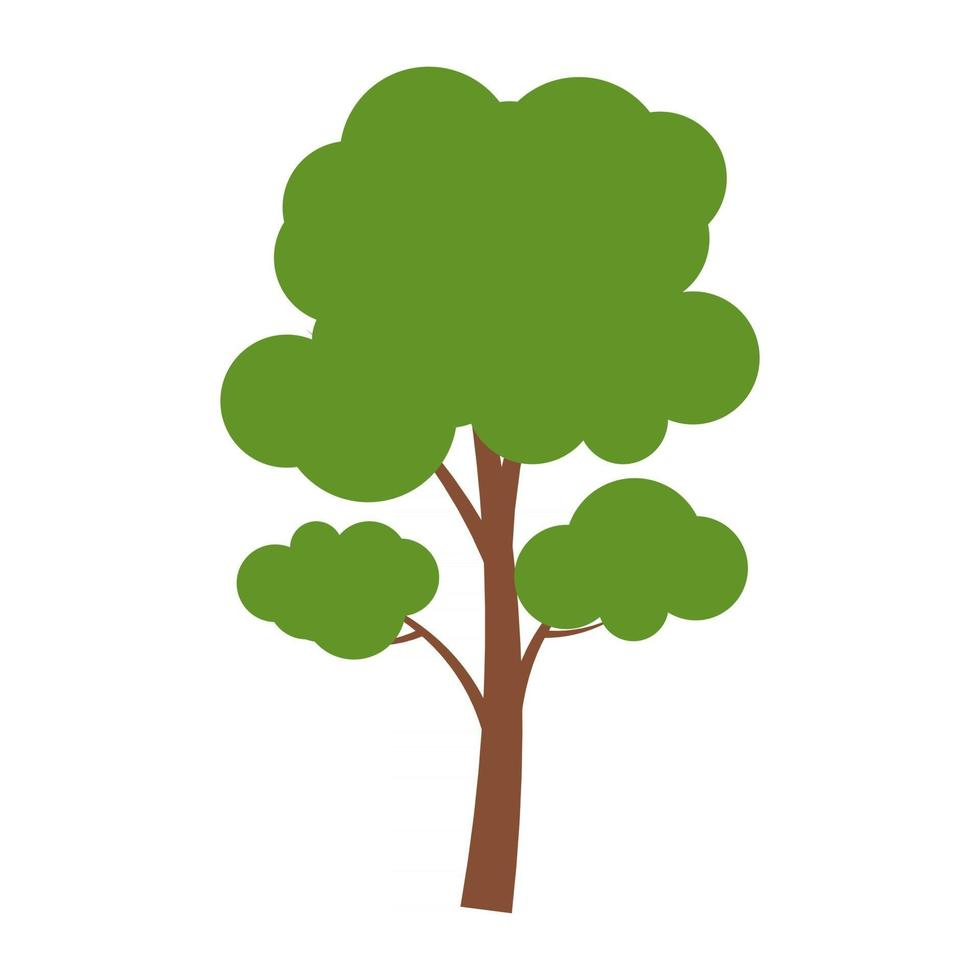
#> input picture sample_image/input.jpg, 980 x 980 px
$ jupyter execute ImageSegmentation_Assignment2.ipynb
#> lines starting #> are read from the running program, lines starting #| are printed output that depends on the picture; after the words box and inside, x2 and y2 are one past the last pixel; in counts of white or black regions, pixels touching at a corner belong together
# EC7212 – Computer Vision and Image Processing

## Assignment 2 – Image Segmentation Tasks in Python

- Reg. No: EG/2020/4047
- Name: LELWALA LGSR

### Import Libraries

[cell 1]
# Import necessary libraries
import numpy as np
import cv2
import matplotlib.pyplot as plt
from pathlib import Path

# Setup result directory
Path("./results").mkdir(exist_ok=True)

### Task 1 – Generate Image, Add Noise, and Apply Otsu's Thresholding

[cell 2]
# Generate a simple grayscale image with 2 objects and a background

def generate_image(width, height):
#> called with width = 300, height = 300
    image = np.ones((height, width), dtype=np.uint8) * 255  # White background

    # Draw gray square
    square_size = width // 2
    square_y = (height - square_size) // 2
    image[square_y:square_y+square_size, :square_size] = 128  # Gray

    # Draw black circle
    circle_radius = width // 5
    circle_center = (width - circle_radius, height // 2)
    cv2.circle(image, circle_center, circle_radius, 0, -1)  # Black
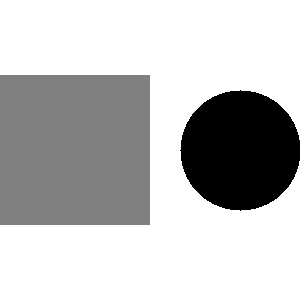
#> image: shape (300, 300); min 0, max 255, mean 191.3

    return image

# Add Gaussian noise to image
def add_gaussian_noise(image, mean=0, stddev=50):
    noise = np.random.normal(mean, stddev, image.shape).astype(np.float32)
    noisy_image = image.astype(np.float32) + noise
    return np.clip(noisy_image, 0, 255).astype(np.uint8)

# Generate the original and noisy images
original_img = generate_image(300, 300)
noisy_img = add_gaussian_noise(original_img)

# Apply Otsu's thresholding
_, otsu_img = cv2.threshold(noisy_img, 0, 255, cv2.THRESH_BINARY + cv2.THRESH_OTSU)
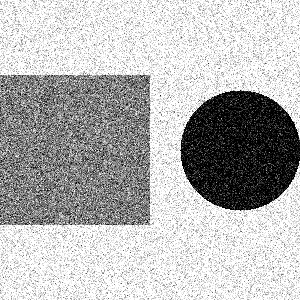
#> noisy_img: shape (300, 300); min 0, max 255, mean 181

# Display and save results
titles = ['Original Image', 'Noisy Image', "Otsu's Thresholding"]
images = [original_img, noisy_img, otsu_img]

plt.figure(figsize=(12, 4))
for i in range(3):
    plt.subplot(1, 3, i+1)
    plt.imshow(images[i], cmap='gray')
    plt.title(titles[i])
    plt.axis('off')
    cv2.imwrite(f"./results/task1_{titles[i].replace(' ', '_').lower()}.png", images[i])

plt.tight_layout()
plt.show()
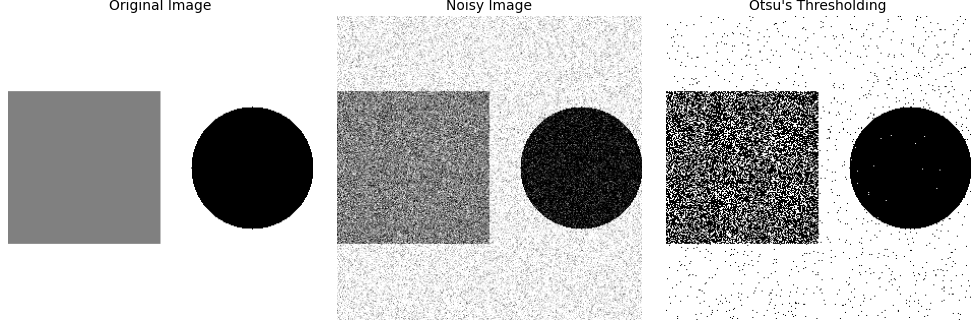
#> figure drawn by matplotlib, 3 panels

### Task 2 – Region Growing Segmentation

[cell 3]
# Region growing algorithm implementation
def region_growing(image, seeds, threshold):
    mask = np.zeros_like(image, dtype=np.uint8)
    height, width = image.shape
    queue = seeds.copy()

    while queue:
        x, y = queue.pop(0)
        current_val = image[y, x]
        mask[y, x] = 255

        # Iterate over 8-neighborhood
        for i in range(-1, 2):
            for j in range(-1, 2):
                nx, ny = x + i, y + j
                if (0 <= nx < width) and (0 <= ny < height):
                    if mask[ny, nx] == 0 and abs(int(image[ny, nx]) - int(current_val)) <= threshold:
                        queue.append((nx, ny))
                        mask[ny, nx] = 255  # Mark visited

    return mask

# Load input image for segmentation (update image path if needed)
segmentation_image_path = "sample_image/input.jpg"
image = cv2.imread(segmentation_image_path, cv2.IMREAD_GRAYSCALE)
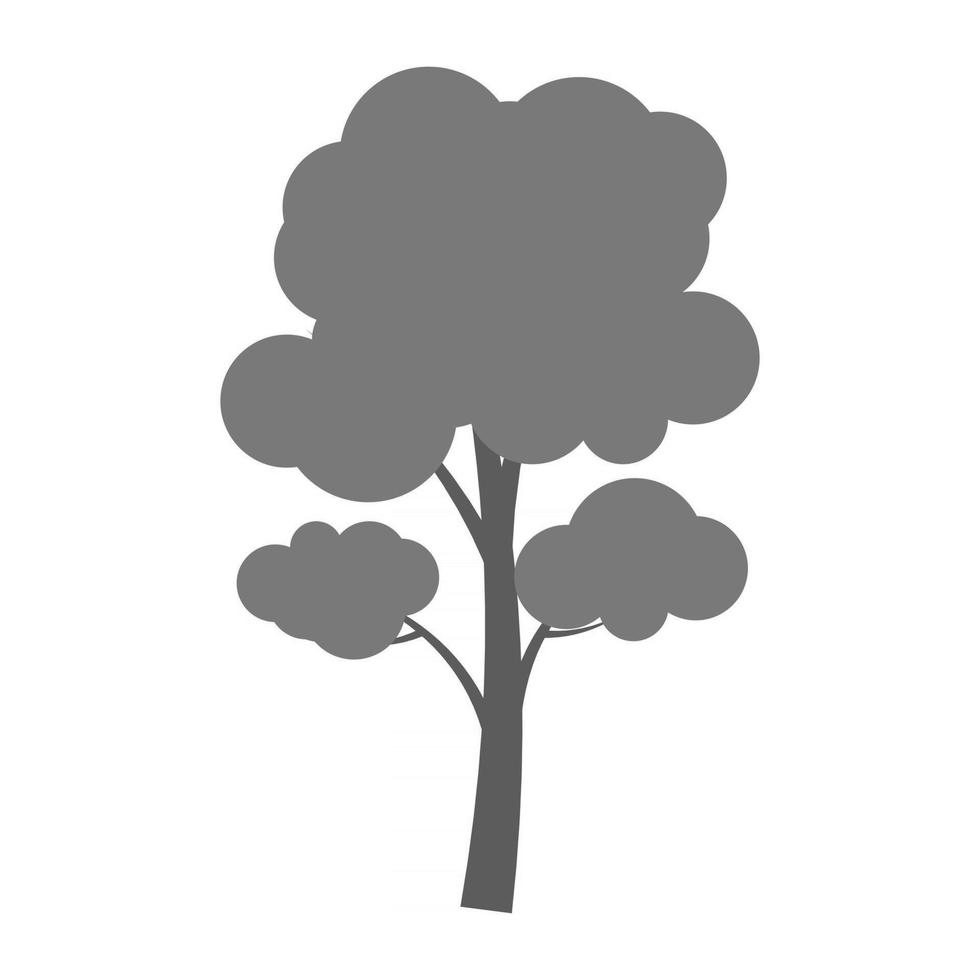
#> image: shape (980, 980); min 68, max 255, mean 221.5

if image is None:
    raise FileNotFoundError(f"Cannot find {segmentation_image_path}")

# Define seed points and threshold
seeds = [(490, 200), (680, 170), (400, 400)]  # Update seed points as required
threshold_range = 10

# Perform region growing
segmented_img = region_growing(image, seeds, threshold_range)
#> after the loop in region_growing, `while queue:`:
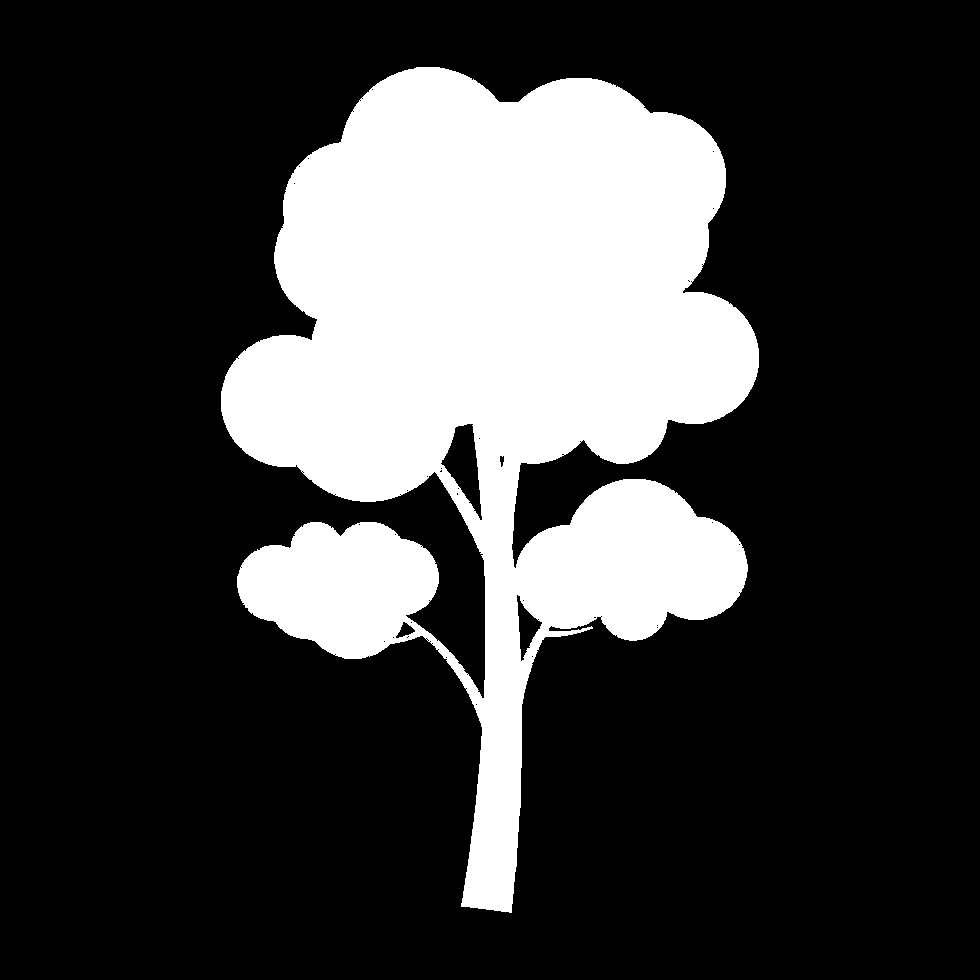
#> mask: shape (980, 980); 24.2% white; 1 white region, box (x1, y1, x2, y2) and area: (221, 67, 759, 913) 232713
#> after the loop in region_growing, `while queue:`: queue = []

# Display and save segmentation results
plt.figure(figsize=(12, 5))
plt.subplot(1, 2, 1)
plt.imshow(image, cmap='gray')
plt.title('Original Image for Segmentation')
plt.axis('off')

plt.subplot(1, 2, 2)
plt.imshow(segmented_img, cmap='gray')
plt.title('Region Growing Segmentation')
plt.axis('off')

cv2.imwrite("./results/task2_original_segmentation.png", image)
cv2.imwrite("./results/task2_segmented.png", segmented_img)

plt.tight_layout()
plt.show()
